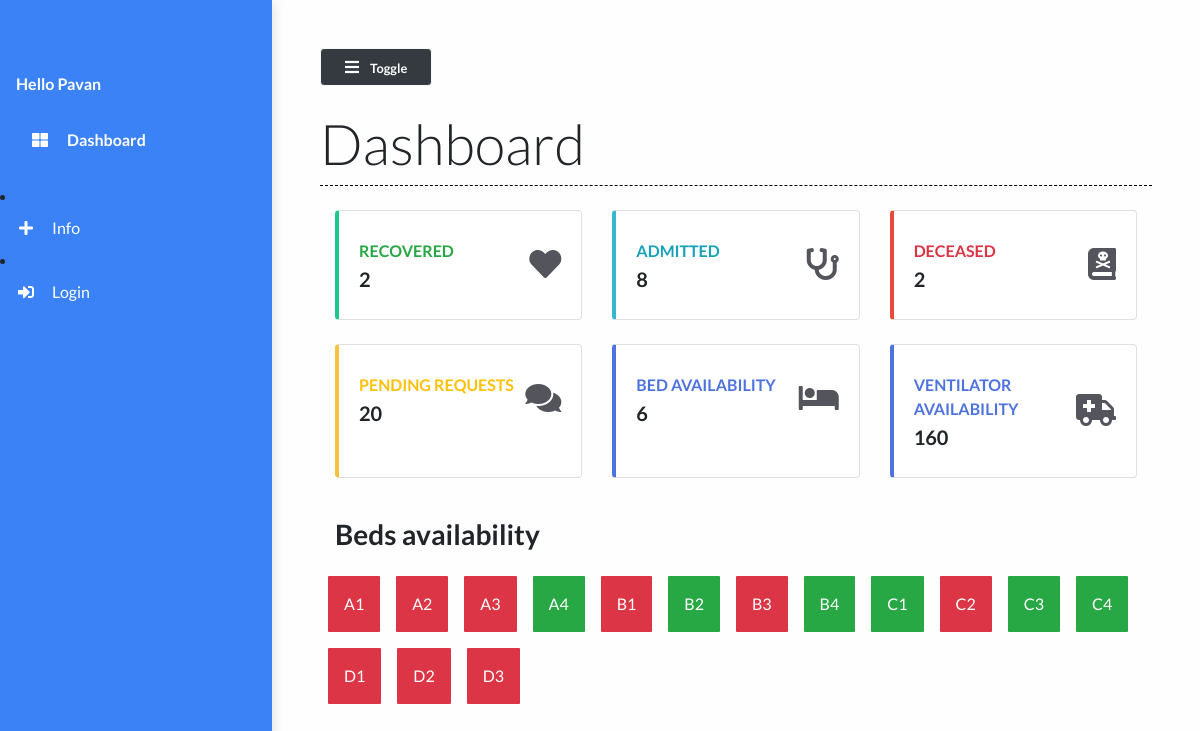
The page / on the database its author committed.
### main/models.py (models this page shows)
class Bed(models.Model):
    bed_number = models.CharField(max_length=50)
    occupied = models.BooleanField()
    def __str__(self):
        return self.bed_number

### main/views.py (the view)
# urls.py: path("", views.dashboard, name="dashboard"),
def dashboard(request):
    patients = Patient.objects.all()
    patient_count = patients.count()
    patients_recovered = Patient.objects.filter(status="Recovered")
    patients_deceased = Patient.objects.filter(status="Deceased")
    deceased_count = patients_deceased.count()
    recovered_count = patients_recovered.count()
    beds = Bed.objects.all()
    beds_available = Bed.objects.filter(occupied=False).count()
    context = {
        'patient_count': patient_count,
        'recovered_count': recovered_count,
        'beds_available': beds_available,
        'deceased_count':deceased_count,
        'beds':beds
    }
    print(patient_count)
    return render(request, 'main/dashboard.html', context)

### main/templates/main/dashboard.html (shortened to what this page needs)
{% extends 'main/base.html' %}
{% load static %}
{% block contentTitle %}
    Dashboard
{% endblock contentTitle %}
{% block content %}
    <div class="container-fluid">
        <div class="row">
            <div class="col-xl-4 col-md-6 col-sm-12 mb-4">
                <div class="card border-left-success shadow h-100 py-2">
                    <div class="card-body">
                        <div class="row no-gutters align-items-center">
                            <div class="col mr-2">
                                <div class="text-xs font-weight-bold text-success text-uppercase mb-1">
                                    Recovered</div>
                                <div class="h5 mb-0 font-weight-bold text-gray-800">{{ recovered_count }}</div>
                            </div>
                            <div class="col-auto">
                                <i class="fas fa-heart fa-2x text-gray-300"></i>
                            </div>
                        </div>
                    </div>
                </div>
            </div>
            <div class="col-xl-4 col-md-6 col-sm-12 mb-4">
                <div class="card border-left-info shadow h-100 py-2">
                    <div class="card-body">
                        <div class="row no-gutters align-items-center">
                            <div class="col mr-2">
                                <div class="text-xs font-weight-bold text-info text-uppercase mb-1">
                                    Admitted</div>
                                <div class="h5 mb-0 font-weight-bold text-gray-800">{{ patient_count }}</div>
                            </div>
                            <div class="col-auto">
                                <i class="fas fa-stethoscope fa-2x text-gray-300"></i>
                            </div>
                        </div>
                    </div>
                </div>
            </div>
            <div class="col-xl-4 col-md-6 col-sm-12 mb-4">
                <div class="card border-left-danger shadow h-100 py-2">
                    <div class="card-body">
                        <div class="row no-gutters align-items-center">
                            <div class="col mr-2">
                                <div class="text-xs font-weight-bold text-danger text-uppercase mb-1">Deceased
                                </div>
                                <div class="row no-gutters align-items-center">
                                    <div class="col-auto">
                                        <div class="h5 mb-0 mr-3 font-weight-bold text-gray-800">{{deceased_count}}</div>
                                    </div>
                                </div>
                            </div>
                            <div class="col-auto">
                                <i class="fas fa-book-dead fa-2x text-gray-300"></i>
                            </div>
                        </div>
                    </div>
                </div>
            </div>
            <div class="col-xl-4 col-md-6 col-sm-12 mb-4">
                <div class="card border-left-warning shadow h-100 py-2">
                    <div class="card-body">
                        <div class="row no-gutters align-items-center">
                            <div class="col mr-2">
                                <div class="text-xs font-weight-bold text-warning text-uppercase mb-1">
                                    Pending Requests</div>
                                <div class="h5 mb-0 font-weight-bold text-gray-800">20</div>
                            </div>
                            <div class="col-auto">
                                <i class="fas fa-comments fa-2x text-gray-300"></i>
                            </div>
                        </div>
                    </div>
                </div>
            </div>
            <div class="col-xl-4 col-md-6 col-sm-12 mb-4">
                <div class="card border-left-primary shadow h-100 py-2">
                    <div class="card-body">
                        <div class="row no-gutters align-items-center">
                            <div class="col mr-2">
                                <div class="text-xs font-weight-bold text-blue text-uppercase mb-1">
                                    Bed availability</div>
                                <div class="h5 mb-0 font-weight-bold text-gray-800">{{beds_available}}</div>
                            </div>
                            <div class="col-auto">
                                <i class="fas fa-bed fa-2x text-gray-300"></i>
                            </div>
                        </div>
                    </div>
                </div>
            </div>
            <div class="col-xl-4 col-md-6 col-sm-12 mb-4">
                <div class="card border-left-primary shadow h-100 py-2">
                    <div class="card-body">
                        <div class="row no-gutters align-items-center">
                            <div class="col mr-2">
                                <div class="text-xs font-weight-bold text-blue text-uppercase mb-1">
                                    ventilator availability</div>
                                <div class="h5 mb-0 font-weight-bold text-gray-800">160</div>
                            </div>
                            <div class="col-auto">
                                <i class="fas fa-ambulance fa-2x text-gray-300"></i>
                            </div>
                        </div>
                    </div>
                </div>
            </div>
        </div>
        <div><h3 class="font-weight-bold my-3">Beds availability</h3></div>
        <div class="row">
            {% for bed in beds %}
                <div class="
                {% if bed.occupied == True %}
                bg-danger
                {% elif bed.occupied == False %}
                bg-success
                {% endif %}
                grid-box my-2 mx-2 py-3 px-3 text-white">{{ bed }}</div>
            {% endfor %}
        </div>
    </div>
{% endblock content %}

### main/templates/main/base.html (shortened to what this page needs)
{% load static %}
<!DOCTYPE html>
<html lang="en">
  <head>
    <link
      rel="stylesheet"
      href="https://maxcdn.bootstrapcdn.com/bootstrap/4.0.0/css/bootstrap.min.css"
    />
    <link
      rel="stylesheet"
      href="https://cdnjs.cloudflare.com/ajax/libs/font-awesome/5.14.0/css/all.min.css"
    />
    <link
      rel="stylesheet"
      href="{% static 'styles/base.css' %}"
      type="text/css"
    />
    <link rel="stylesheet" href="//code.jquery.com/ui/1.12.1/themes/base/jquery-ui.css">
  </head>
  <body>
<div class="vertical-nav" id="sidebar">
	<div class="py-4 px-3 mb-4">
	</div>
	<p class="text-white font-weight-bold px-3 pb-4 mb-0">
		Hello Pavan {{user.first_name}}
	</p>
	<p class="text-gray font-weight-bold px-3 pb-4 mb-0">
		<a href="{% url 'dashboard' %}" class="nav-link text-white">
			<i class="fa fa-th-large mr-3 text-primary"></i> Dashboard</a>
	</p>
    <li class="nav-item">
      <a href="{% url 'info' %}" class="nav-link text-white">
        <i class="fa fa-plus mr-3 text-primary fa-fw"></i>Info
      </a>
    </li>
    {% if request.user.is_authenticated == False %}
    <li class="nav-item">
			<a href="{% url 'login' %}" class="nav-link text-white">
				<i class="fa fa-sign-in-alt mr-3 text-primary fa-fw"></i>Login
			</a>
		</li>
    {% else %}
		<li class="nav-item">
			<a href="{% url 'logout' %}" class="nav-link text-white">
				<i class="fa fa-sign-out-alt mr-3 text-primary fa-fw"></i>Logout
			</a>
		</li>
    {% endif %}
</div>
    <div class="page-content p-5" id="content">
        <button id="sidebarCollapse" class="btn btn-light bg-dark rounded-pill shadow-sm px-4 mb-4" type="button">
            <i class="fa fa-bars mr-2 text-primary"></i>
            <small class="font-weight-bold text-primary">
                Toggle
            </small>
        </button>
		<h2 class="display-4 ">{% block contentTitle %}{% endblock contentTitle %}
		</h2>
		<div class="seperator mt-1 mb-4"></div>
		{% block content %}{% endblock content %}
    </div>
  </body>
</html>

### static/styles/base.css (style rules this page uses)
body { background: #fffefe; min-height: 100vh; overflow-x: hidden; font-family:Lato,'Helvetica Neue',Helvetica,Arial,sans-serif; }
.vertical-nav { background: #3b82f6 !important; min-width: 17rem; height: 100vh; position: fixed; top: 0; left: 0; box-shadow: 3px 3px 10px rgba(0, 0, 0, 0.1); transition: all 0.4s; }
.page-content { width: calc(100% -17rem); margin-left: 17rem; transition: all 0.4s; }
.seperator { margin: 3rem 0; border-bottom: 1px dashed #000000; }
.nav-link { text-transform: capitalize; }
.text-primary { color: #fff !important; }
.border-left-info { border-left: 0.25rem solid #36b9cc !important; }
.border-left-warning { border-left: 0.25rem solid #f6c23e !important; }
.border-left-success { border-left: 0.25rem solid #1cc88a !important; }
.border-left-danger { border-left: 0.25rem solid #e74a3b !important; }
.text-gray-300 { color: #54555c !important; }
.border-left-primary { border-left: 0.25rem solid #4e73df !important; }
.text-blue { color: #4e73df !important; }
.grid-box { border-radius: 1px; }

### rows shown on the page
Bed: bed_number "A1"
Bed: bed_number "A2"
Bed: bed_number "A3"
Bed: bed_number "A4"
Bed: bed_number "B1"
Bed: bed_number "B2"
Bed: bed_number "B3"
Bed: bed_number "B4"
Bed: bed_number "C1"
Bed: bed_number "C2"
Bed: bed_number "C3"
Bed: bed_number "C4"
Bed: bed_number "D1"
Bed: bed_number "D2"
Bed: bed_number "D3"

### other values the page prints
{{ recovered_count }} "2"
{{ patient_count }} "8"
{{ deceased_count }} "2"
{{ beds_available }} "6"
